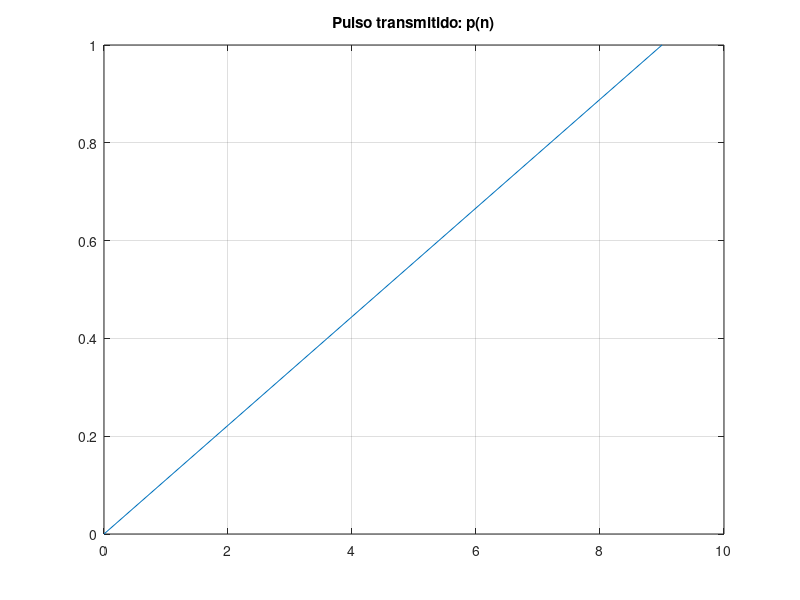
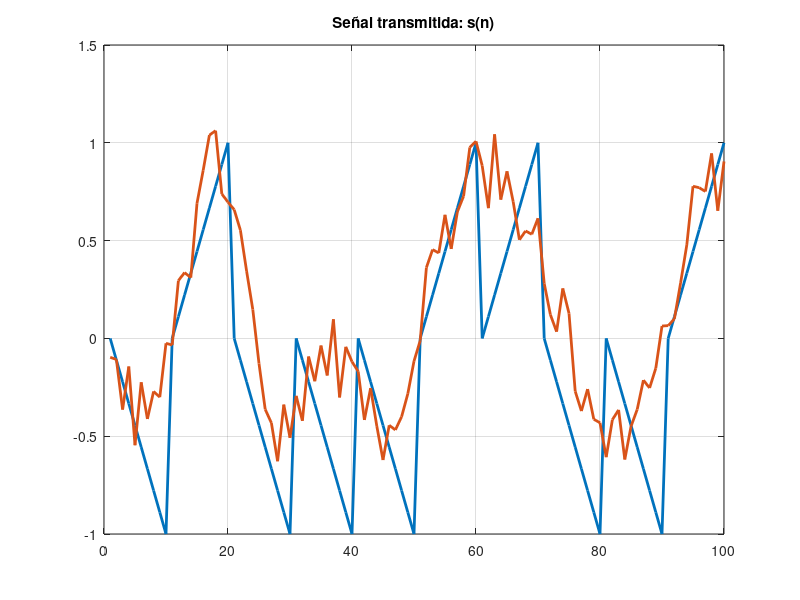

Write MATLAB code to recreate these figures, in order. (Note: this script raises an error after producing the figures.)
%%%%%%           SISTEMA DE TRANSMISION BANDA BASE         %%%%%%


clear all;
close all;

%=================== Parametros ==================================
N=10;		 % Periodo de simbolo
L=10;		 % Numero de bits a transmitir
tipopulso=4; %1: pulso rectangular 
EbNo=10 ; % EbNo en dB

W=pi/8; % Ancho de banda del canal
        

%=================== Generacion del pulso =========================

n=0:N-1;
%pulso=zeros(1,N); %Así ya reservamos memoria para el pulso
%pulso(1:N/2)=ones;
%pulso(N/2+1:N)=zeros;
pulso=n/(N-1);

if tipopulso == 1  %pulso rectangular
  pulso(:) = 1; %Los dos puntos es para coger todos los elementos 
elseif tipopulso == 2 %escrina un elseif por cda tipo
    pulso(1:N/2) = 1;
elseif tipopulso == 3
    pulso(1:N/2) = 1;
    pulso(N/2:end) = -1;
elseif tipopulso == 4   
    pulso = linspace(0,1,N);
end

%--------------- Generación del canal ---------------------
NL2=fix(N*L/2);
n2=-NL2:NL2-1;
h=sin(W*n2)./(pi*n2); pos=find(n2==0);
h(pos)=W/pi;
if (pi/N)>W
    h=h*pi/W/N;
end
%=================== Calculo de la energia del pulso =============
%Escriba el codigo para calcular la energia

Ep = sum(pulso.^2);

Eb=Ep;

%Ep = pulso * pulso.';
disp(Ep);

%=================== Generacion de la senal (modulacion) =========
%Cambio a unidades naturales y calculo de No
EbNo=10^(EbNo/10);
No=Eb/EbNo;
ruido=sqrt(No/2)*randn(1,N*L); %generación del ruido


bits=rand(1,L) < 0.5; %genera 0 y 1 a partir de un vector de numeros 
                      %aleatorios con distribucion uniforme

%Escriba un bucle que asocie un pulso con amplitud positiva a 0 y 
%un pulso con amplitud negativa a 1

s_mod = [];
for k = 1:L
    Ak = 1 - 2*bits(k);
    s_mod = [s_mod, pulso*Ak];
end

%s_rec=s_mod+ruido;
s_rec=conv(s_mod,h);
s_rec=s_rec(NL2+1:length(s_rec)-NL2+1);
ruido=sqrt(No/2)*rand(1,N*L);
s_rec=s_rec+ruido;



%=================== Representacion grafica ===================
figure(1)
plot(n,pulso);
title('Pulso transmitido: p(n)');
grid;
 
figure(2)
%Escriba el codigo para representar la senal 

plot(s_mod, 'LineWidth', 2);
title('Señal transmitida: s(n)');
hold on
plot(s_rec, 'LineWidth', 2);
hold off
grid;

diagramaojo(s_rec, N, L);
%--------- calcular y representar la transformada de Fouirer ---------

[H,Wrad]=dtft(h,(2*L*N)+50);
[P,Wrad]=dtft(pulso,(2*L*N)+50);
figure; plot(Wrad,abs(P)/max(abs(P)));
grid;
hold on;
plot(Wrad,abs(H)/max(abs(H)),'r');
title('Respuesta en frecuencia del canal H(W) y T.F. del pulso P(W)');


figure;
plot(0:N*L-1,s_mod);
hold on;
plot(0:N*L-1,s_rec,'r');
axis([0 N*L-1-2 2]);
title('Senal modulada y recibida');

